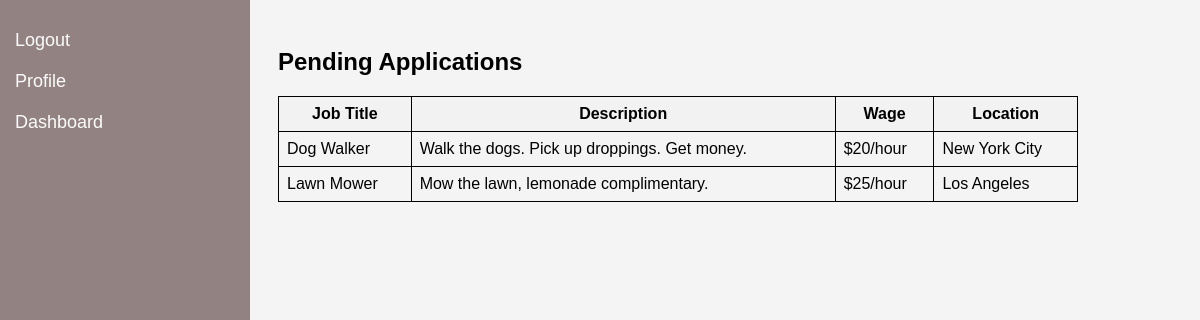
/pending_applications (signed in), run on the app's committed database.
### tables this page shows
CREATE TABLE job_listings (
                    id INTEGER PRIMARY KEY,
                    title TEXT,
                    description TEXT,
                    wage TEXT,
                    location TEXT
                );

### routes.py (the view)
@app_routes.route('/pending_applications')
def pending_applications():
    if 'username' in session:
        worker = session['username']
        conn = get_db_connection()
        cursor = conn.cursor()
        cursor.execute("SELECT * FROM job_applications WHERE worker_id = ?", (worker,))
        job_applications = cursor.fetchall()
        pending_jobs = []
        for app in job_applications:
            cursor.execute("SELECT * FROM job_listings WHERE id = ?", (app['job_id'],))
            job = cursor.fetchone()
            if job:
                pending_jobs.append(job)
        conn.close()
        return render_template('pending_applications.html', pending_jobs=pending_jobs)
    return redirect(url_for('app_routes.select_user_type'))

### routes.py (called while the page is built)
def get_db_connection():
    conn = sqlite3.connect('app.db')
    conn.row_factory = sqlite3.Row
    return conn

### templates/pending_applications.html (shortened to what this page needs)
<!DOCTYPE html>
<html>
<head>
    <link rel="stylesheet" type="text/css" href="{{ url_for('static', filename='styles.css') }}">
</head>
<body>
    <div class="sidebar">
        <a href="{{ url_for('app_routes.logout') }}">Logout</a>
        <a href="#profile">Profile</a>
        <a href="{{ url_for('app_routes.worker_dashboard') }}">Dashboard</a>
    </div>
    <div class="content">
        <h2>Pending Applications</h2>
        <table>
            <tr>
                <th>Job Title</th>
                <th>Description</th>
                <th>Wage</th>
                <th>Location</th>
            </tr>
            {% for job in pending_jobs %}
            <tr>
                <td>{{ job['title'] }}</td>
                <td>{{ job['description'] }}</td>
                <td>{{ job['wage'] }}</td>
                <td>{{ job['location'] }}</td>
            </tr>
            {% endfor %}
        </table>
    </div>
</body>
</html>

### static/styles.css (style rules this page uses)
body, h1, h2, p, ul, li { margin: 35; padding: 0; }
body { font-family: Arial, sans-serif; background-color: #f4f4f4; }
.sidebar { height: 100%; width: 250px; position: fixed; z-index: 1; top: 0; left: 0; background-color: #928282; padding-top: 20px; }
.sidebar a { padding: 10px 15px; text-decoration: none; font-size: 18px; color: #fcfcfc; display: block; transition: 0.3s; }
.content { margin-left: 250px; padding: 20px; max-width: 800px; margin-right: auto; }
table { width: 100%; border-collapse: collapse; }
th, td { border: 1px solid black; padding: 8px; }
th { background-color: #f2f2f2; }

### data on the page
job_listings: title "Dog Walker", description "Walk the dogs. Pick up droppings. Get money.", wage "$20/hour", location "New York City"
job_listings: title "Lawn Mower", description "Mow the lawn, lemonade complimentary.", wage "$25/hour", location "Los Angeles"
